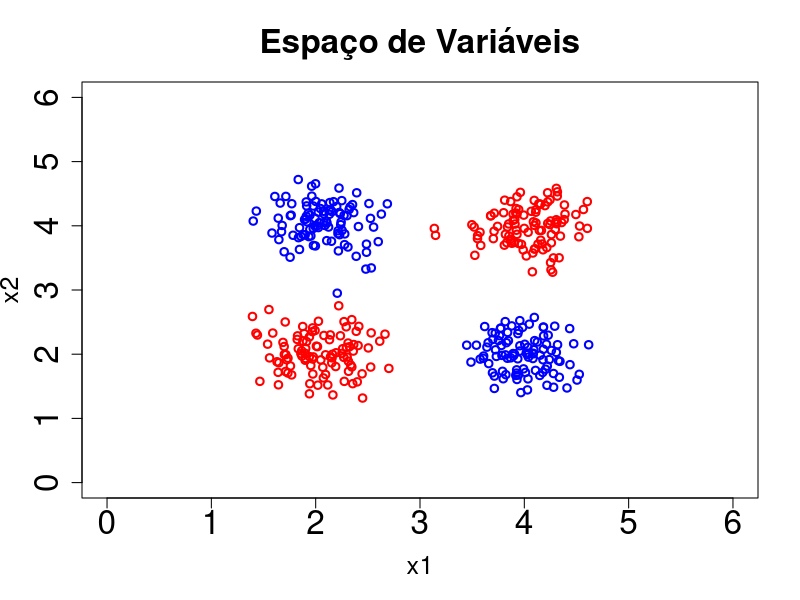
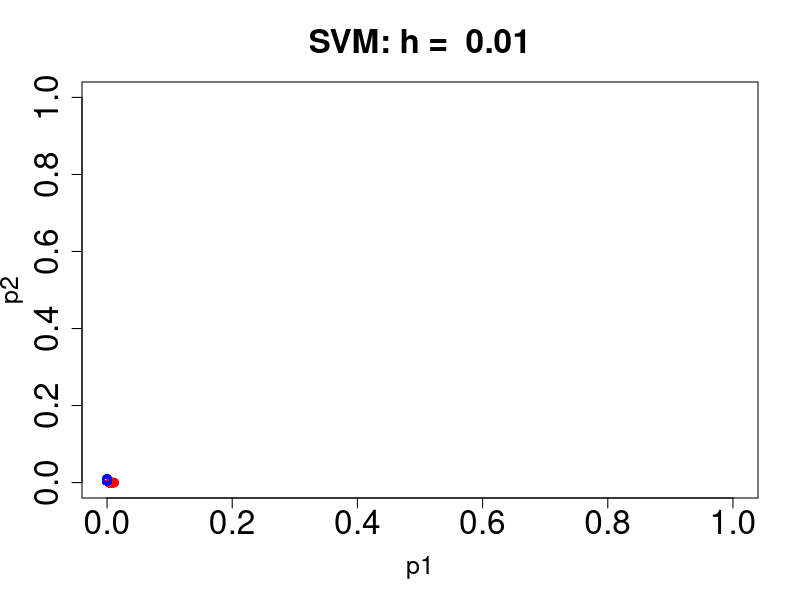
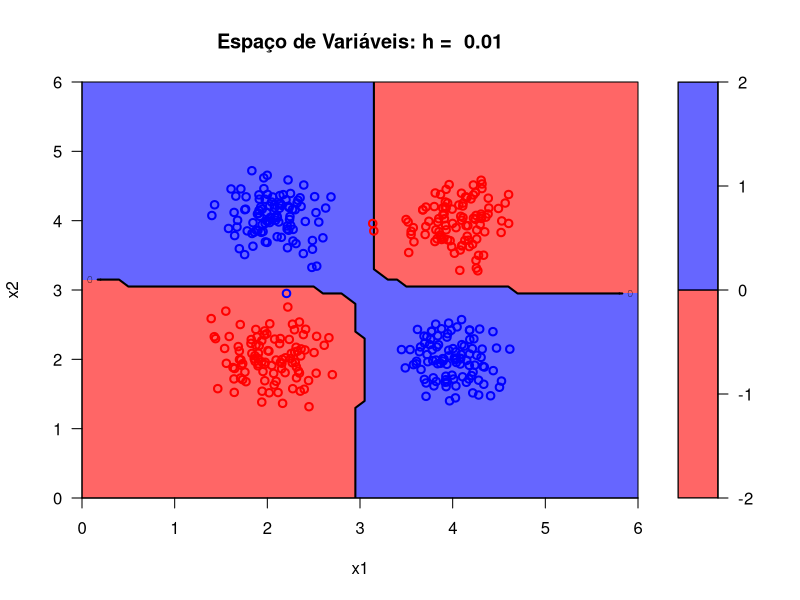
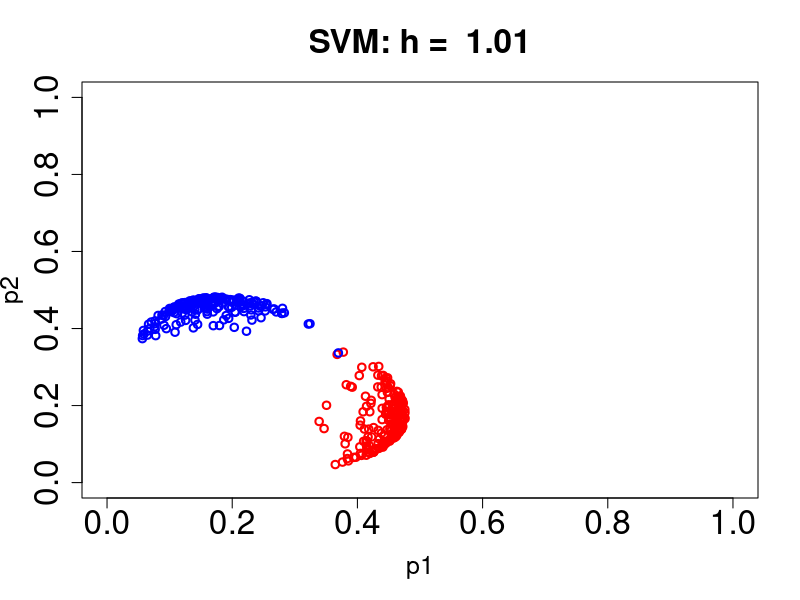
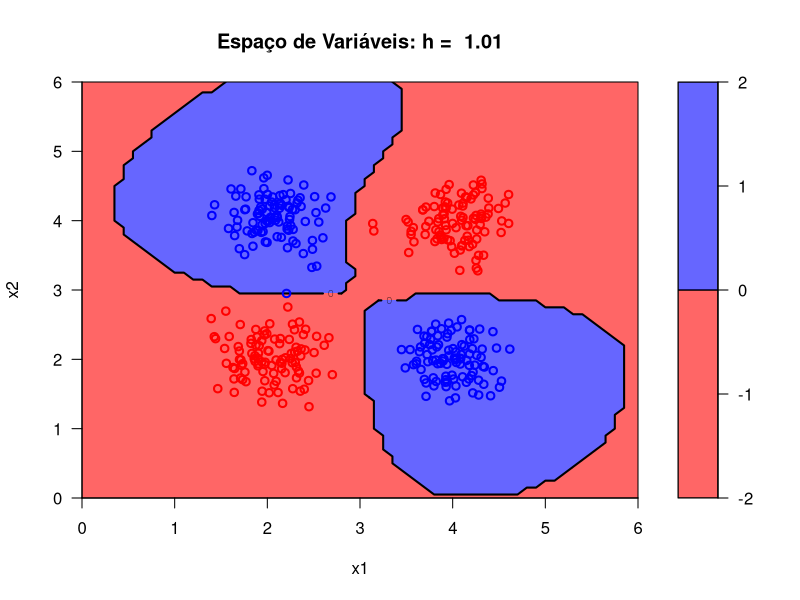
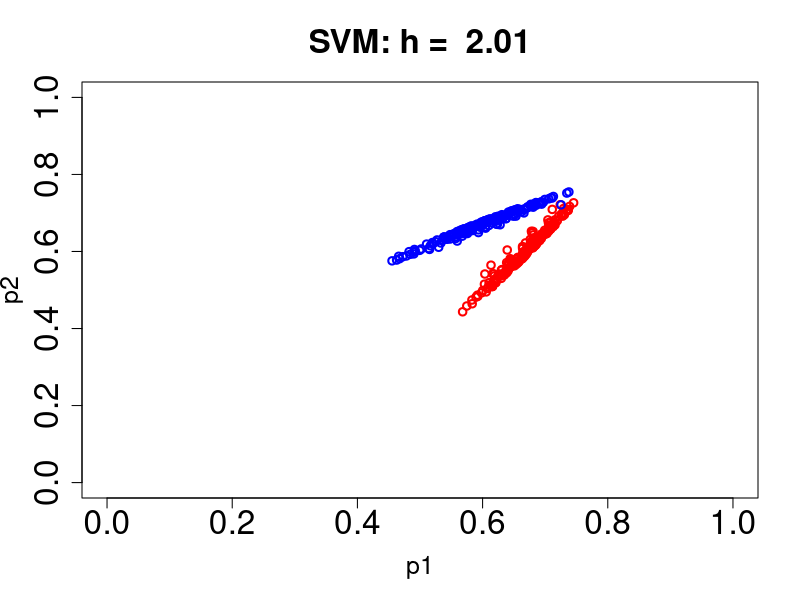
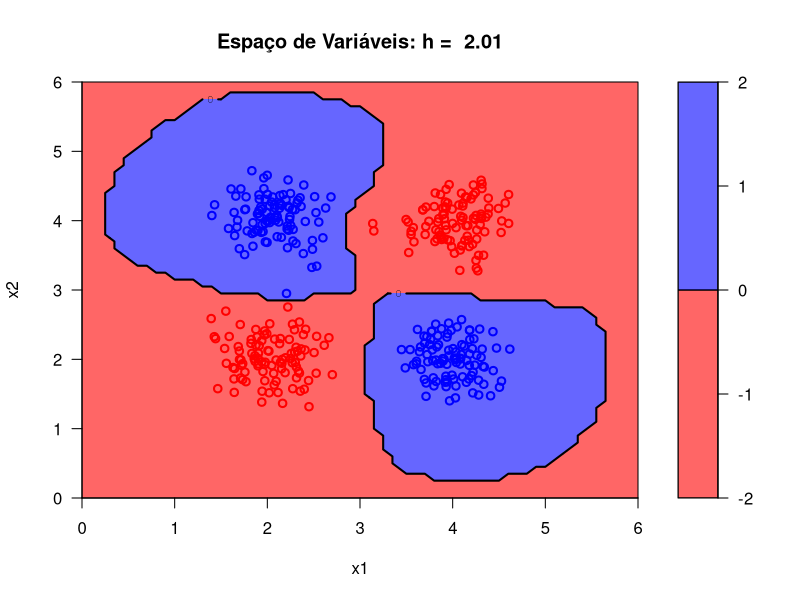
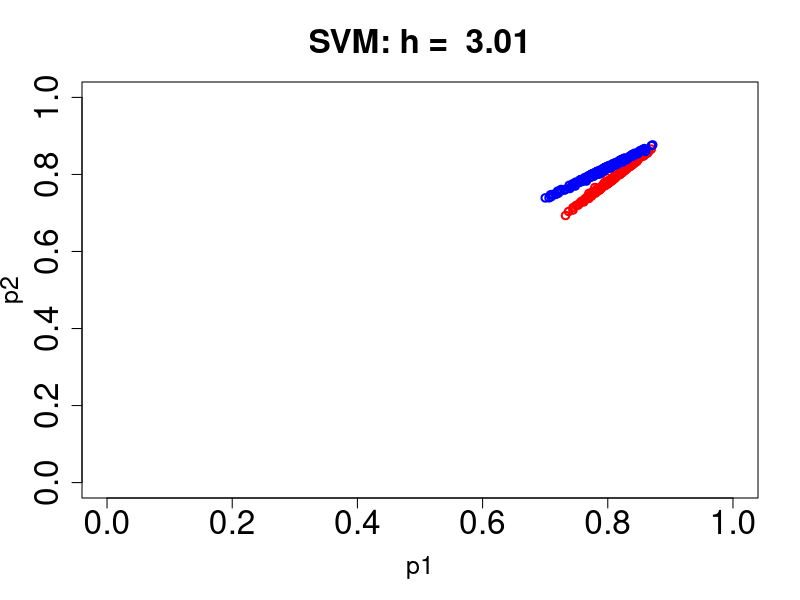

Generate these figures, in order, with R: (Note: this script raises an error after producing the figures.)
rm(list = ls())
if (length(dev.list())) {
  dev.off()
}

library("kernlab")
library("mlbench")

set.seed(203)

C1_LABEL = -1
C2_LABEL = 1

distance_two_points <- function(x1, x2) {
  return (sqrt(sum((x1 - x2)^2)))
}

N <- 100
n <- 2

m1 <- c(2,2)
m2 <- c(4,4)
m3 <- c(2,4)
m4 <- c(4,2)

variancia = 0.3

g1 <- matrix(rnorm(2 * N), ncol = n, nrow = N)*variancia + matrix(m1, nrow = N, ncol = n, byrow = T)
g2 <- matrix(rnorm(2 * N), ncol = n, nrow = N)*variancia + matrix(m2, nrow = N, ncol = n, byrow = T)
g3 <- matrix(rnorm(2 * N), ncol = n, nrow = N)*variancia + matrix(m3, nrow = N, ncol = n, byrow = T)
g4 <- matrix(rnorm(2 * N), ncol = n, nrow = N)*variancia + matrix(m4, nrow = N, ncol = n, byrow = T)

xc1 <- rbind(g1, g2)
xc2 <- rbind(g3, g4)

nc1 <- nrow(xc1)
nc2 <- nrow(xc2)
nc_total <- nc1 + nc2

yc1 <- rep(C1_LABEL, nc1)
yc2 <- rep(C2_LABEL, nc2)

plot(
  NULL,
  main = "Espaço de Variáveis",
  xlab = "x1",
  ylab = "x2",
  ylim = c(0, 6),
  xlim = c(0, 6),
  cex.main = 2,
  cex.axis = 2,
  cex.lab = 1.5
)

points(xc1[,1], xc1[,2], col = "red", lwd = 2)
points(xc2[,1], xc2[,2], col = "blue", lwd = 2)

# matriz de entrada
X <- rbind(xc1, xc2)
Y <- c(yc1, yc2)

h_list <- seq(0.01, 4, 1)
C <- 10

dist_arr <- c()
area1_arr <- c()

for (h in h_list) {
  dall <- as.matrix(dist(X, diag = T, upper = T))
  kall <- exp(-(dall * dall) / (2 * (h)^2)) # essa é a matriz de kernel
  
  k11 <- kall[1:nc1, 1:nc1]
  k12 <- kall[(1:nc1),((nc1+1):nc_total)]
  k21 <- kall[((nc1+1):nc_total),(1:nc1)]
  k22 <- kall[((nc1+1):nc_total),((nc1+1):nc_total)]
  
  p11 <- rowSums(k11) / dim(k11)[2]
  p12 <- rowSums(k12) / dim(k12)[2]
  p21 <- rowSums(k21) / dim(k21)[2]
  p22 <- rowSums(k22) / dim(k22)[2]
  
  p1<-cbind(p11, p12) 
  p2<-cbind(p21, p22)
  
  plot(
    NULL,
    main = paste("SVM: h = ", h),
    xlab = "p1",
    ylab = "p2",
    ylim = c(0, 1),
    xlim = c(0, 1),
    cex.main = 2,
    cex.axis = 2,
    cex.lab = 1.5
  )

  points(p1[,1], p1[,2], col = "red", lwd = 2)
  points(p2[,1], p2[,2], col = "blue", lwd = 2)
  
  # calcula a distancia entre os centros para cada um
  m1 <- colMeans(p1)
  m2 <- colMeans(p2)
  
  # calcula os desvios padroes
  # a1 <- sd(p1[which(p1[,1] >= p1[,2]),1]) # somente os abaixo da reta
  # b1 <- sd(p1[which(p1[,1] >= p1[,2]),2])
  # 
  # a2 <- sd(p2[which(p2[,1] <= p2[,2]),1]) # somente os acima da reta
  # b2 <- sd(p2[which(p2[,1] <= p2[,2]),2])
  
  a1 <- sd(p1[,1])
  b1 <- sd(p1[,2])
  a2 <- sd(p2[,1])
  b2 <- sd(p2[,2])
  
  area1 <- pi * a1 * b1
  area2 <- pi * a2 * b2
  
  dist_arr <- c(dist_arr, distance_two_points(m1, m2))
  area1_arr <- c(area1_arr, area1 + area2)
  
  # treina o modelo svm
  svm_train <- ksvm(X, Y, type='C-bsvc', kernel='rbfdot',
                    kpar=list(sigma=h), C=C)
  
  # monta o grid
  seqi <- seq(0, 6, 0.1)
  seqj <- seq(0, 6, 0.1)
  M1 <- matrix(1, nrow =  length(seqi), ncol = length(seqj))

  ci <- 0

  for (i in seqi) {
    ci <- ci + 1
    cj <- 0
    
    for (j in seqj) {
      cj <- cj +1
      x <- matrix(c(i, j), byrow = T, ncol = 2)
      M1[ci, cj] <- predict(svm_train, x, type="response")
    }
  }
  
  filled.contour(seqi, seqj, M1, nlevels  = 1, lwd = 2, lty = 1, axes = T,
                 col = c("#FF000099", "#0000FF99"), 
                 main = paste("Espaço de Variáveis: h = ", h),
                 xlab = "x1",
                 ylab = "x2", 
                 plot.axes = {
                   axis(1)
                   axis(2)
                   contour(seqi, seqj, M1, nlevels  = 1, lwd = 2, add = TRUE)
                   points(xc1[,1], xc1[,2], col = "red", lwd = 2)
                   points(xc2[,1], xc2[,2], col = "blue", lwd = 2)
                 })
}

BUG()

DIST_COL <- "black"
AREA_COL <- "red"

par(mar = c(5, 4, 4, 4) + 0.3)  # Leave space for z axis
plot(h_list, dist_arr, ylab = "Distância entre centros", xlab = "h",
     type = "b", col = DIST_COL, lwd = 2, cex.main = 1.5,
     cex.axis = 1.5,pch = 16) # first plot
par(new = TRUE)
plot(h_list, area1_arr, axes = FALSE, bty = "n", xlab = "", ylab = "",
     main = "Métricas x h",
     type = "b", col = AREA_COL, lwd = 2, cex.main = 1.5,
     cex.axis = 1.5,
     cex.lab = 1.5, pch = 15)
axis(side=4, at = pretty(range(area1_arr)), col=AREA_COL, cex.axis = 1.5, col.axis=AREA_COL)
mtext("Área Elipse", side=4, line=3, col=AREA_COL)

## Add Legend
legend("topright",legend=c("Distância entre Centros","Área da Elipse"),
       text.col=c(DIST_COL,AREA_COL),pch=c(16,15),col=c(DIST_COL,AREA_COL))
